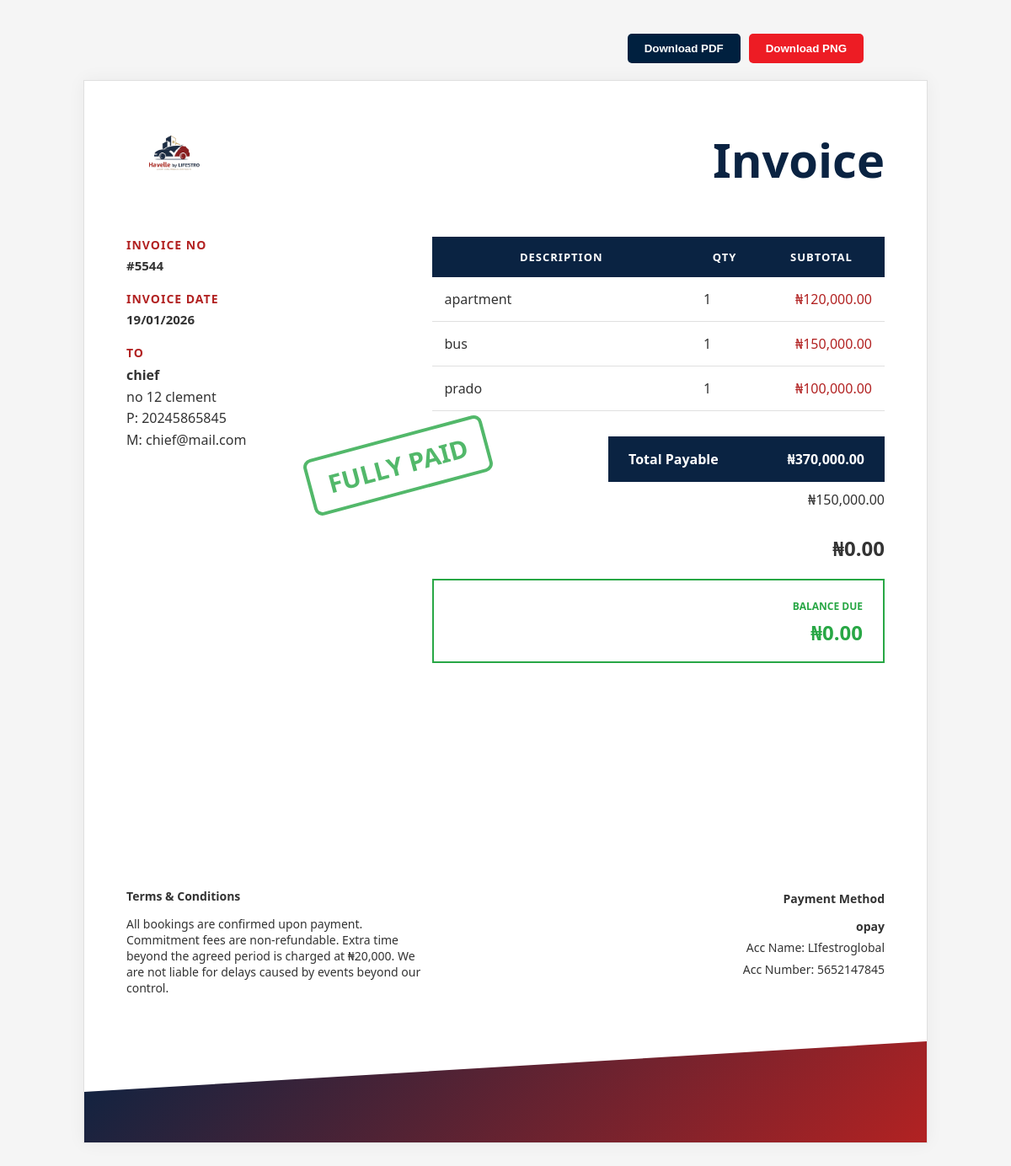
Screenshot of /invoice/2/ with the database file from the repository.
### invoices/models.py (models this page shows, shortened)
class Invoice(models.Model):
    invoice_number = models.CharField(max_length=20, unique=True)
    invoice_date = models.DateField()
    client_name = models.CharField(max_length=100)
    client_address = models.TextField()
    client_phone = models.CharField(max_length=20)
    client_email = models.EmailField()
    bank_name = models.CharField(max_length=100)
    account_name = models.CharField(max_length=100)
    account_number = models.CharField(max_length=50)
    paid_amount = models.DecimalField(max_digits=10, decimal_places=2, default=0.00)
    is_paid = models.BooleanField(default=False, verbose_name="Fully Paid") # The new checkbox
    @property
    def get_subtotal(self):
        return sum(item.total_price for item in self.items.all())
    @property
    def get_total(self):
        return self.get_subtotal
    @property
    def get_balance_due(self):
        if self.is_paid:
            return 0.00
        return self.get_total - self.paid_amount

class InvoiceItem(models.Model):
    invoice = models.ForeignKey(Invoice, related_name='items', on_delete=models.CASCADE)
    description = models.CharField(max_length=255)
    quantity = models.IntegerField(default=1)
    unit_price = models.DecimalField(max_digits=10, decimal_places=2)
    @property
    def total_price(self):
        return self.quantity * self.unit_price

### invoices/views.py (the view)
# urls.py: path('invoice/<int:invoice_id>/', invoice_detail, name='invoice_detail'),
def invoice_detail(request, invoice_id):
    invoice = get_object_or_404(Invoice, id=invoice_id)
    return render(request, 'invoices/invoice_detail.html', {'invoice': invoice})

### invoices/templates/invoices/invoice_detail.html (shortened to what this page needs)
{% load static %}
{% load humanize %}
<!DOCTYPE html>
<html lang="en">
<head>
</head>
<body>
    <div class="no-print"
        style="max-width: 850px; margin: 20px auto; display: flex; gap: 10px; justify-content: flex-end;">
        <button onclick="downloadPDF()"
            style="background: #00203F; color: white; border: none; padding: 10px 20px; border-radius: 5px; cursor: pointer; font-weight: bold;">
            Download PDF
        </button>
        <button onclick="downloadPNG()"
            style="background: #ED1C24; color: white; border: none; padding: 10px 20px; border-radius: 5px; cursor: pointer; font-weight: bold;">
            Download PNG
        </button>
    </div>
    <div class="invoice-container">
        {% load static %}
        <header class="header">
            <div class="logo-section">
                <img src="{% static 'images/logo.png' %}" alt="Havelle Logo">
            </div>
            <h1 class="invoice-title">Invoice</h1>
        </header>
        <div class="info-grid">
            <div class="meta-data">
                <h3>Invoice No</h3>
                <p>#{{ invoice.invoice_number }}</p>
                <h3>Invoice Date</h3>
                <p>{{ invoice.invoice_date|date:"d/m/Y" }}</p>
                <div class="client-section">
                    <h3>To</h3>
                    <div class="client-details">
                        <strong>{{ invoice.client_name }}</strong><br>
                        {{ invoice.client_address|linebreaksbr }}<br>
                        P: {{ invoice.client_phone }}<br>
                        M: {{ invoice.client_email }}
                    </div>
                </div>
            </div>
            <div class="table-section">
                <table>
                    <thead>
                        <tr>
                            <th>Description</th>
                            <th style="width: 50px;">Qty</th>
                            <th style="width: 120px;">Subtotal</th>
                        </tr>
                    </thead>
                    <tbody>
                        {% for item in invoice.items.all %}
                        <tr>
                            <td>{{ item.description }}</td>
                            <td>{{ item.quantity }}</td>
                            <td>₦{{ item.total_price|floatformat:2|intcomma }}</td>
                        </tr>
                        {% endfor %}
                    </tbody>
                </table>
                <div class="totals-wrapper"
                    style="flex-direction: column; align-items: flex-end; gap: 10px; position: relative;">
                    {% if invoice.is_paid %}
                    <div style="position: absolute; left: -150px; top: 0; border: 4px solid #28a745; color: #28a745;
                    padding: 10px 20px; font-size: 30px; font-weight: bold; transform: rotate(-15deg);
                    text-transform: uppercase; border-radius: 10px; opacity: 0.8;">
                        Fully Paid
                    </div>
                    {% endif %}
                    <div class="subtotal-box">
                        <span>Total Payable</span>
                        <span>₦{{ invoice.get_total|floatformat:2|intcomma }}</span>
                    </div>
                    <span>₦{{ invoice.paid_amount|floatformat:2|intcomma }}</span>
                    <h2>₦{{ invoice.get_balance_due|floatformat:2|intcomma }}</h2>
                </div>
                <div class="total-due-box"
                    style="border: 2px solid {% if invoice.is_paid %}#28a745{% else %}var(--brand-red){% endif %}; min-width: 250px;">
                    <span
                        style="color: {% if invoice.is_paid %}#28a745{% else %}var(--brand-red){% endif %}; font-weight: bold; text-transform: uppercase;">
                        Balance Due
                    </span>
                    <h2
                        style="color: {% if invoice.is_paid %}#28a745{% else %}var(--brand-red){% endif %}; margin: 5px 0 0 0;">
                        ₦{{ invoice.get_balance_due|floatformat:2 }}
                    </h2>
                </div>
            </div>
        </div>
        <footer class="footer-content">
            <div class="terms-section">
                <h4 style="color: var(--brand-blue); margin-bottom: 8px;">Terms & Conditions</h4>
                <p>All bookings are confirmed upon payment. Commitment fees are non-refundable. Extra time beyond the
                    agreed period is charged at ₦20,000. We are not liable for delays caused by events beyond our
                    control.</p>
            </div>
            <div class="payment-section">
                <h4 style="color: var(--brand-blue); margin-bottom: 8px;">Payment Method</h4>
                <strong>{{ invoice.bank_name }}</strong><br>
                Acc Name: {{ invoice.account_name }}<br>
                Acc Number: {{ invoice.account_number }}
            </div>
        </footer>
        <div class="footer-graphic"></div>
    </div>
</body>
</html>

### invoices/templates/invoices/invoice_detail.html (style rules this page uses)
:root { --brand-navy: #0a2342; --brand-red: #b22222; --brand-green: #28a745; --border-light: #e0e0e0; --text-dark: #333; }
body { font-family: "Segoe UI", Roboto, Helvetica, Arial, sans-serif; margin: 0; padding: 20px; background-color: #f5f5f5; color: var(--text-dark); }
.invoice-container { max-width: 900px; margin: 20px auto; background: #fff; padding: 50px 50px 160px; border: 1px solid var(--border-light); position: relative; min-height: 1050px; display: flex; flex-direction: column; box-shadow: 0 0 20px rgba(0, 0, 0, 0.05); }
.header { display: flex; justify-content: space-between; align-items: center; margin-bottom: 50px; }
.logo-section img { max-height: 80px; }
.invoice-title { font-size: 56px; font-weight: 800; color: var(--brand-navy); margin: 0; }
.info-grid { display: grid; grid-template-columns: 1.2fr 2fr; gap: 40px; margin-bottom: 40px; }
.meta-data h3 { color: var(--brand-red); font-size: 14px; text-transform: uppercase; margin: 0 0 5px; letter-spacing: 1px; }
.meta-data p { margin: 0 0 20px; font-weight: 600; font-size: 15px; }
.client-details { line-height: 1.6; }
.table-section table { width: 100%; border-collapse: collapse; }
.table-section thead { background: var(--brand-navy); color: #fff; }
.table-section th { padding: 15px; text-transform: uppercase; font-size: 13px; letter-spacing: 1px; }
.table-section td { padding: 15px; border-bottom: 1px solid var(--border-light); }
.table-section td:last-child { text-align: right; color: var(--brand-red); font-weight: 500; }
.totals-wrapper { margin-top: 30px; display: flex; flex-direction: column; align-items: flex-end; gap: 12px; position: relative; }
.subtotal-box { background: var(--brand-navy); color: #fff; padding: 16px 24px; min-width: 280px; display: flex; justify-content: space-between; font-weight: 600; }
.total-due-box { border: 2px solid var(--brand-green); padding: 18px 24px; min-width: 280px; text-align: right; }
.total-due-box span { font-size: 12px; text-transform: uppercase; font-weight: bold; color: var(--brand-green); }
.total-due-box h2 { margin: 5px 0 0; font-size: 24px; color: var(--brand-green); }
.footer-content { margin-top: auto; display: flex; justify-content: space-between; font-size: 14px; z-index: 10; position: relative; }
.terms-section { max-width: 360px; }
.payment-section { text-align: right; line-height: 1.8; }
.footer-graphic { position: absolute; bottom: 0; left: 0; width: 100%; height: 120px; background: linear-gradient(135deg, var(--brand-navy) 0%, var(--brand-red) 100%); clip-path: polygon(0 50%, 100% 0, 100% 100%, 0 100%); z-index: 1; }

### rows the page displays
Invoice: invoice_number "5544", invoice_date "19/01/2026", client_name "chief", client_address "no 12 clement", client_phone "20245865845", client_email "chief@mail.com", get_total "370,000.00", paid_amount "150,000.00", get_balance_due "0.00", bank_name "opay", account_name "LIfestroglobal", account_number "5652147845"
InvoiceItem: description "apartment", quantity "1", total_price "120,000.00"
InvoiceItem: description "bus", quantity "1", total_price "150,000.00"
InvoiceItem: description "prado", quantity "1", total_price "100,000.00"
